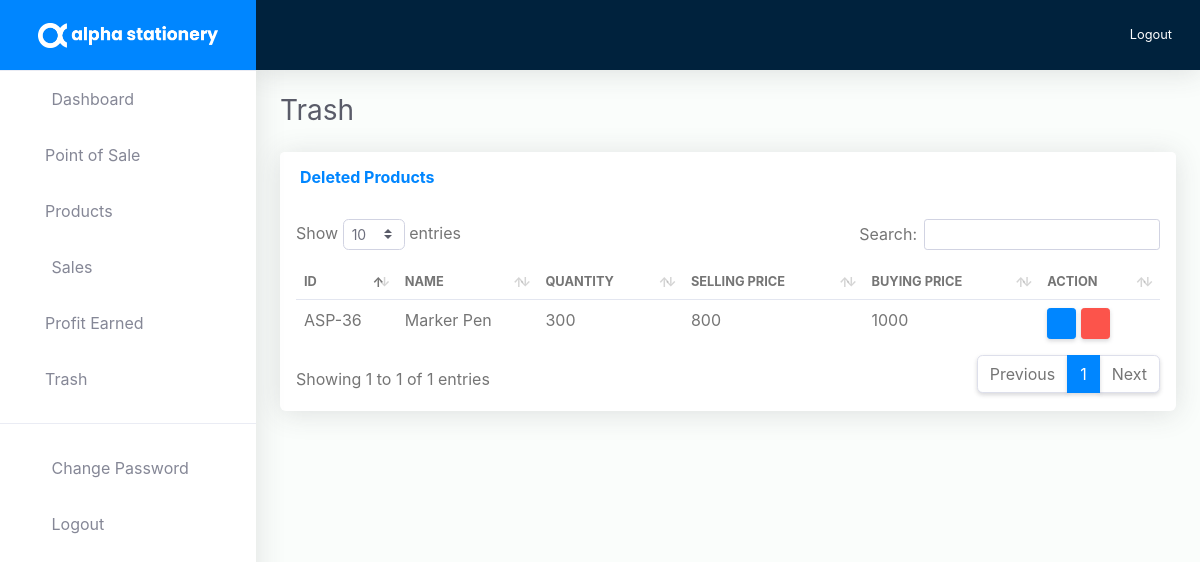
Page /trash.php (signed in) on the committed database.
### tables this page shows
CREATE TABLE `trash` (
  `trashID` int(11) NOT NULL,
  `productID` int(255) NOT NULL,
  `productName` varchar(255) NOT NULL,
  `productQuantity` varchar(255) NOT NULL,
  `buyingPrice` varchar(255) NOT NULL,
  `sellingPrice` varchar(255) NOT NULL,
  `dateDeleted` varchar(255) NOT NULL
);

### trash.php (the view, shortened to what this page needs)
<!DOCTYPE html>
<html lang="en">
<?php
    include 'includes/head.php';
    include 'db/dbConfig.php';
    if(isset($_SESSION['username'])) {
?>
<body id="page-top">
    <div id="wrapper">
        <?php include 'includes/sidebar.php';?>
        <div id="content-wrapper" class="d-flex flex-column">
            <div id="content">
                <?php include 'includes/topbar.php';?>
                <div class="container-fluid" id="container-wrapper">
                    <div class="d-sm-flex align-items-center justify-content-between mb-4">
                        <h1 class="h3 mb-0 text-gray-800">Trash</h1>
                    </div>
                    <div class="row">
                        <div class="col-lg-12">
                            <?php
                                    $fetchProducts = "SELECT * FROM trash";
                                    $fetchProductsSql = mysqli_query($db, $fetchProducts);
                                    if(mysqli_num_rows($fetchProductsSql) == 0) {
                                        echo '<div class="text-center p-1">
                                                <img src="images/cover/great.png" class="mt-4" width="30%">
                                                <h4 class="mt-4 text-dark">Great! No deleted products.</h4>
                                            </div>';
                                    }
                                    else {
                            ?>
                            <div class="card mb-4">
                                <div class="card-header py-3 d-flex flex-row align-items-center justify-content-between">
                                    <h6 class="m-0 font-weight-bold text-primary">Deleted Products</h6>
                                </div>
                                <div class="table-responsive p-3">
                                    <table class="table table-hover" id="dataTable">
                                        <thead>
                                            <tr>
                                                <th class="border-0 text-uppercase small font-weight-bold">ID</th>
                                                <th class="border-0 text-uppercase small font-weight-bold">Name</th>
                                                <th class="border-0 text-uppercase small font-weight-bold">Quantity</th>
                                                <th class="border-0 text-uppercase small font-weight-bold">Selling Price</th>
                                                <th class="border-0 text-uppercase small font-weight-bold">Buying Price</th>
                                                <th class="border-0 text-uppercase small font-weight-bold">Action</th>
                                            </tr>
                                        </thead>
                                        <tbody>
                                            <?php
                                                while($row = mysqli_fetch_array($fetchProductsSql)) {
                                                echo '<tr>
                                                        <td>ASP-'.$row['productID'].'</td>
                                                        <td>'.$row['productName'].'</td>
                                                        <td>'.$row['productQuantity'].'</td>
                                                        <td>'.$row['buyingPrice'].'</td>
                                                        <td>'.$row['sellingPrice'].'</td>
                                                        <td>
                                                            <a href="trash?recover-id='.$row['productID'].'" class="btn btn-primary btn-sm"><i class="fa fa-redo"></i></a>
                                                            <a href="trash?delete-id='.$row['productID'].'" class="btn btn-danger btn-sm"><i class="fas fa-trash"></i></a>
                                                        </td>
                                                    </tr>';
                                                    }
                                            }
                                            ?>
                                        </tbody>
                                    </table>
                                </div>
                            </div>
                        </div>
                    </div>
                </div>
            </div>
        </div>
    </div>
</body>
</html>
<?php } else { header("Location: 404"); } ?>

### css/dataTables.css (style rules this page uses)
table.dataTable { clear: both; margin-top: 6px !important; margin-bottom: 6px !important; max-width: none !important; border-collapse: separate !important; border-spacing: 0; }
table.dataTable td, table.dataTable th { -webkit-box-sizing: content-box; box-sizing: content-box; }
table.dataTable thead > tr > th.sorting_asc, table.dataTable thead > tr > th.sorting_desc, table.dataTable thead > tr > th.sorting, table.dataTable thead > tr > td.sorting_asc, table.dataTable thead > tr > td.sorting_desc, table.dataTable thead > tr > td.sorting { padding-right: 30px; }
table.dataTable thead .sorting, table.dataTable thead .sorting_asc, table.dataTable thead .sorting_desc, table.dataTable thead .sorting_asc_disabled, table.dataTable thead .sorting_desc_disabled { cursor: pointer; position: relative; }
table.dataTable thead .sorting:before, table.dataTable thead .sorting:after, table.dataTable thead .sorting_asc:before, table.dataTable thead .sorting_asc:after, table.dataTable thead .sorting_desc:before, table.dataTable thead .sorting_desc:after, table.dataTable thead .sorting_asc_disabled:before, table.dataTable thead .sorting_asc_disabled:after, table.dataTable thead .sorting_desc_disabled:before, table.dataTable thead .sorting_desc_disabled:after { position: absolute; bottom: 0.5em; display: block; opacity: 0.3; }
table.dataTable thead .sorting:before, table.dataTable thead .sorting_asc:before, table.dataTable thead .sorting_desc:before, table.dataTable thead .sorting_asc_disabled:before, table.dataTable thead .sorting_desc_disabled:before { right: 1em; content: "\2191"; }
table.dataTable thead .sorting:after, table.dataTable thead .sorting_asc:after, table.dataTable thead .sorting_desc:after, table.dataTable thead .sorting_asc_disabled:after, table.dataTable thead .sorting_desc_disabled:after { right: 0.5em; content: "\2193"; }
table.dataTable thead .sorting_asc:before, table.dataTable thead .sorting_desc:after { opacity: 1; }

### css/custom.css (style rules this page uses)
.table-responsive .table td, .table-responsive .table th { padding: .5rem; }

### rows in the picture
trash: productID "36", productName "Marker Pen", productQuantity "300", buyingPrice "800", sellingPrice "1000"
